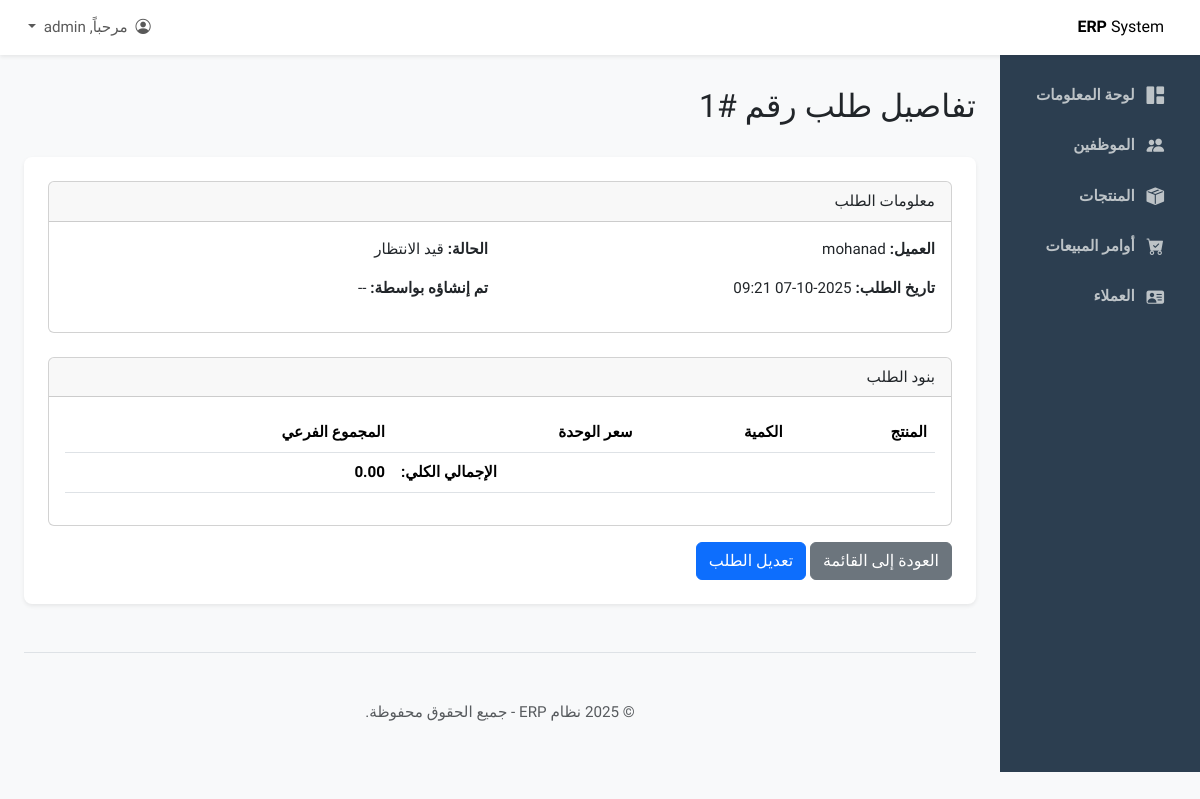
The app's page /sales/orders/1/ (signed in), older data.
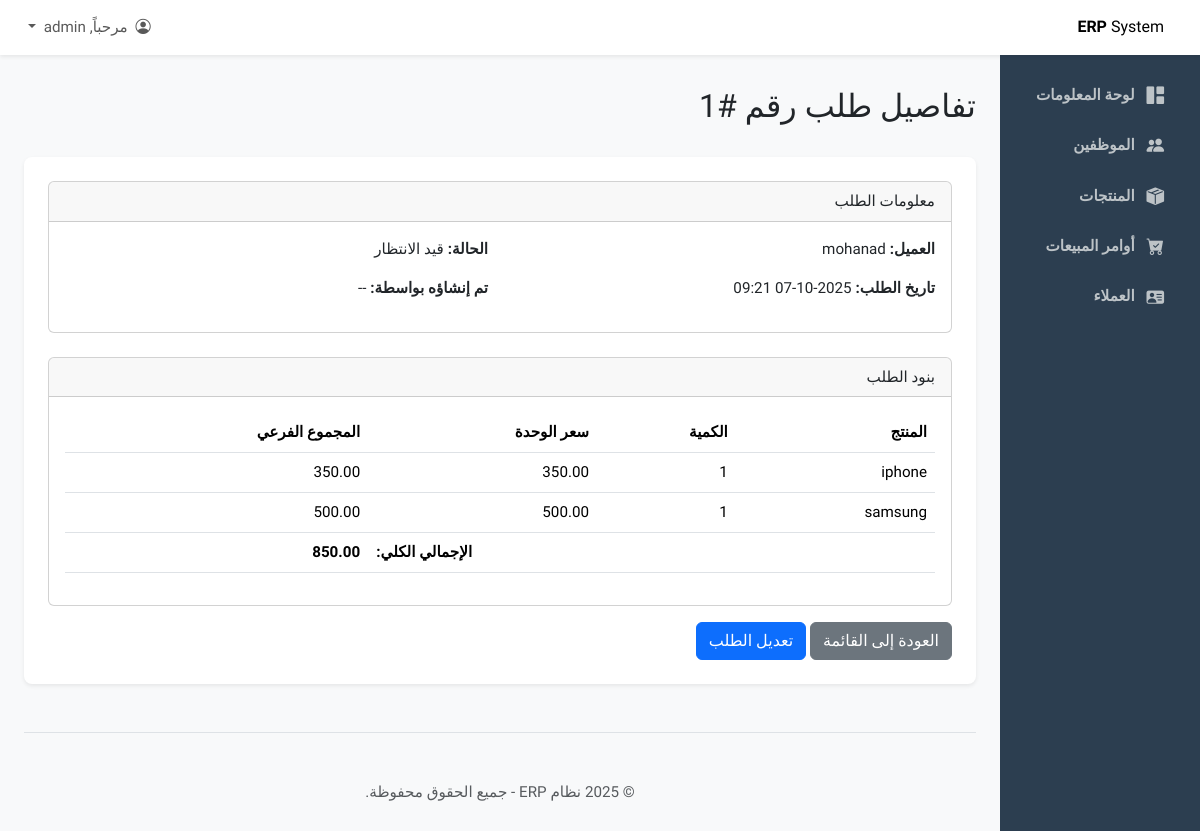
The same page, newer data.
### sales/models.py (models this page shows, shortened)
class SalesOrder(models.Model):
    STATUS_CHOICES = [
        ('PENDING', 'قيد الانتظار'),
        ('PROCESSING', 'قيد المعالجة'),
        ('SHIPPED', 'تم الشحن'),
        ('DELIVERED', 'تم التسليم'),
        ('CANCELLED', 'ملغى'),
    ]
    customer = models.ForeignKey(Customer, on_delete=models.CASCADE, verbose_name="العميل")
    order_date = models.DateTimeField(default=timezone.now, verbose_name="تاريخ الطلب")
    status = models.CharField(max_length=20, choices=STATUS_CHOICES, default='PENDING', verbose_name="حالة الطلب")
    total_amount = models.DecimalField(max_digits=10, decimal_places=2, default=0.00, verbose_name="المبلغ الإجمالي")
    created_by = models.ForeignKey(Employee, on_delete=models.SET_NULL, null=True, blank=True, verbose_name="تم إنشاؤه بواسطة")
    class Meta:
        verbose_name = "أمر مبيع"
        verbose_name_plural = "أوامر المبيعات"

class Customer(models.Model):
    name = models.CharField(max_length=200, verbose_name="اسم العميل")
    email = models.EmailField(blank=True, null=True, verbose_name="البريد الإلكتروني")
    phone_number = models.CharField(max_length=20, blank=True, null=True, verbose_name="رقم الهاتف")
    address = models.TextField(blank=True, null=True, verbose_name="العنوان")
    class Meta:
        verbose_name = "العميل"
        verbose_name_plural = "العملاء"

class OrderItem(models.Model):
    order = models.ForeignKey(SalesOrder, on_delete=models.CASCADE, related_name='items', verbose_name="أمر المبيع")
    product = models.ForeignKey(Product, on_delete=models.CASCADE, verbose_name="المنتج")
    quantity = models.PositiveIntegerField(verbose_name="الكمية")
    unit_price = models.DecimalField(max_digits=10, decimal_places=2, verbose_name="سعر الوحدة")
    subtotal = models.DecimalField(max_digits=10, decimal_places=2, verbose_name="المجموع الفرعي")
    class Meta:
        verbose_name = "بند في الطلب"
        verbose_name_plural = "بنود الطلبات"

### inventory/models.py (models this page shows, shortened)
class Product(models.Model):
    name = models.CharField(max_length=200, unique=True, verbose_name="اسم المنتج")
    description = models.TextField(blank=True, null=True, verbose_name="الوصف")
    sku = models.CharField(max_length=50, unique=True, verbose_name="SKU (رقم المنتج)")
    purchase_price = models.DecimalField(max_digits=10, decimal_places=2, verbose_name="سعر الشراء")
    sale_price = models.DecimalField(max_digits=10, decimal_places=2, verbose_name="سعر البيع")
    quantity_in_stock = models.PositiveIntegerField(default=0, verbose_name="الكمية في المخزون")
    unit_of_measure = models.CharField(max_length=50, verbose_name="وحدة القياس", help_text="مثال: قطعة، كجم، لتر")
    supplier = models.ForeignKey(Supplier, on_delete=models.SET_NULL, null=True, blank=True, verbose_name="المورد")
    reorder_level = models.PositiveIntegerField(default=10, verbose_name="حد إعادة الطلب")
    class Meta:
        verbose_name = "المنتج"
        verbose_name_plural = "المنتجات"

### sales/views.py (the view)
# urls.py: path('<int:pk>/', views.sales_order_detail_view, name='sales_order_detail'),
@login_required
@permission_required('sales.view_salesorder', raise_exception=True)
def sales_order_detail_view(request, pk):
    order = get_object_or_404(SalesOrder.objects.prefetch_related('items', 'items__product'), pk=pk)
    return render(request, 'sales/sales_order_detail.html', {'order': order})

### sales/templates/sales/sales_order_detail.html (shortened to what this page needs)
{% extends "base.html" %}
{% block page_title %}تفاصيل طلب رقم #{{ order.id }}{% endblock %}
{% block content %}
<div class="card">
    <div class="card-header">
        معلومات الطلب
    </div>
    <div class="card-body">
        <div class="row">
            <div class="col-md-6">
                <p><strong>العميل:</strong> {{ order.customer.name }}</p>
                <p><strong>تاريخ الطلب:</strong> {{ order.order_date|date:"Y-m-d H:i" }}</p>
            </div>
            <div class="col-md-6">
                <p><strong>الحالة:</strong> {{ order.get_status_display }}</p>
                <p><strong>تم إنشاؤه بواسطة:</strong> {{ order.created_by|default:"--" }}</p>
            </div>
        </div>
    </div>
</div>
<div class="card mt-4">
    <div class="card-header">
        بنود الطلب
    </div>
    <div class="card-body">
        <table class="table">
            <thead>
                <tr>
                    <th>المنتج</th>
                    <th>الكمية</th>
                    <th>سعر الوحدة</th>
                    <th>المجموع الفرعي</th>
                </tr>
            </thead>
            <tbody>
                {% for item in order.items.all %}
                <tr>
                    <td>{{ item.product.name }}</td>
                    <td>{{ item.quantity }}</td>
                    <td>{{ item.unit_price }}</td>
                    <td>{{ item.subtotal }}</td>
                </tr>
                {% endfor %}
            </tbody>
            <tfoot>
                <tr>
                    <th colspan="3" class="text-end">الإجمالي الكلي:</th>
                    <th>{{ order.total_amount }}</th>
                </tr>
            </tfoot>
        </table>
    </div>
</div>
<div class="mt-3">
    <a href="{% url 'sales_order_list' %}" class="btn btn-secondary">العودة إلى القائمة</a>
    <a href="{% url 'sales_order_edit' pk=order.pk %}" class="btn btn-primary">تعديل الطلب</a>
</div>
{% endblock %}

Row changes from the older to the newer data that the page shows:
changed SalesOrder "قيد الانتظار": total_amount "0.00" → "850.00"
added OrderItem: product.name "iphone", quantity "1", unit_price "350.00", subtotal "350.00"
added OrderItem: product.name "samsung", quantity "1", unit_price "500.00", subtotal "500.00"
